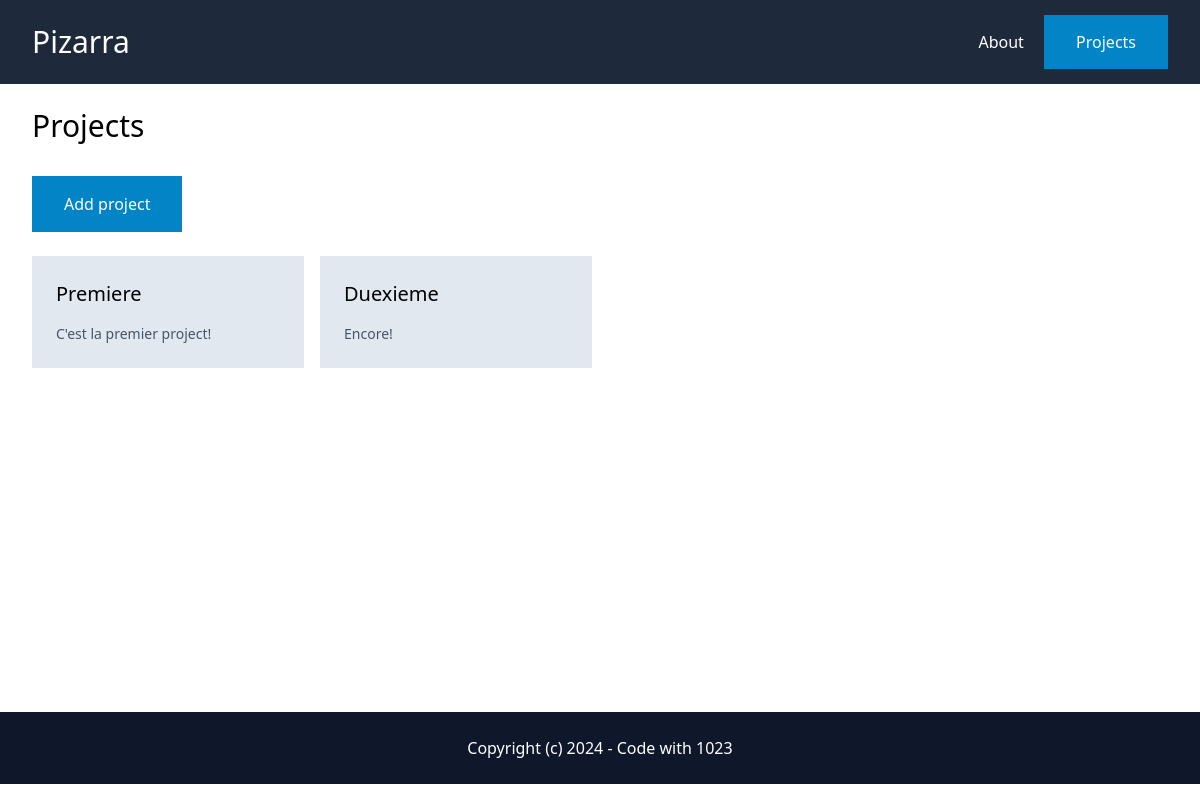
Page /projects/ (signed in) on the earlier database version.
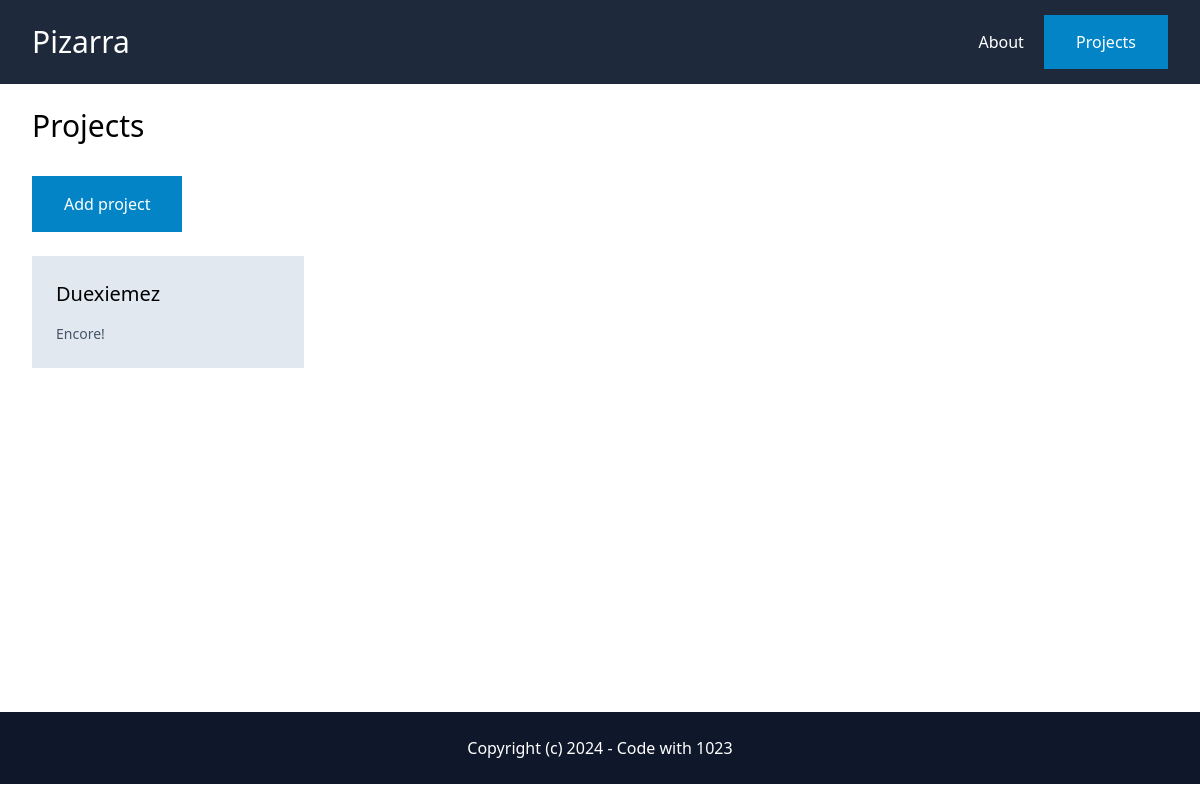
Same page on the later database version.
### project/models.py (models this page shows, shortened)
class Project(models.Model):
    id = models.UUIDField(primary_key=True, default=uuid.uuid4, editable=False)
    name = models.CharField(max_length=255)
    description = models.TextField(blank=True, null=True)
    created_by = models.ForeignKey(User, related_name='projects', on_delete=models.CASCADE)

### project/views.py (the view)
# urls.py: path('projects/', include('project.urls')),
@login_required
def projects(request):
    projects = Project.objects.filter(created_by=request.user)
    return render(request, 'project/projects.html', {'projects':projects})

### project/templates/project/projects.html
{% extends 'core/base.html' %}
{% block content %}
    <h1 class="mb-8 text-3xl">Projects</h1>
    <a href="{% url 'project:add' %}" class="py-4 px-8 bg-sky-600 text-white inline-block"
    >Add project</a
    >
    <div class="mt-6 grid grid-cols-4 gap-4">
        {% for project in projects %}
            <div class="py-6 px-6 bg-slate-200">
                <a href="{% url 'project:project' project.id %}">
                    <h2 class="mb-4 text-xl">{{ project.name }}</h2>
                    <p class="text-sm text-slate-600">
                        {{project.description}}
                    </p>
                </a>
            </div>
        {% endfor %}
    </div>
{% endblock %}

Differences in the rows shown:
removed Project: name "Premiere", description "C'est la premier project!"
changed Project "Encore!": name "Duexieme" → "Duexiemez"
